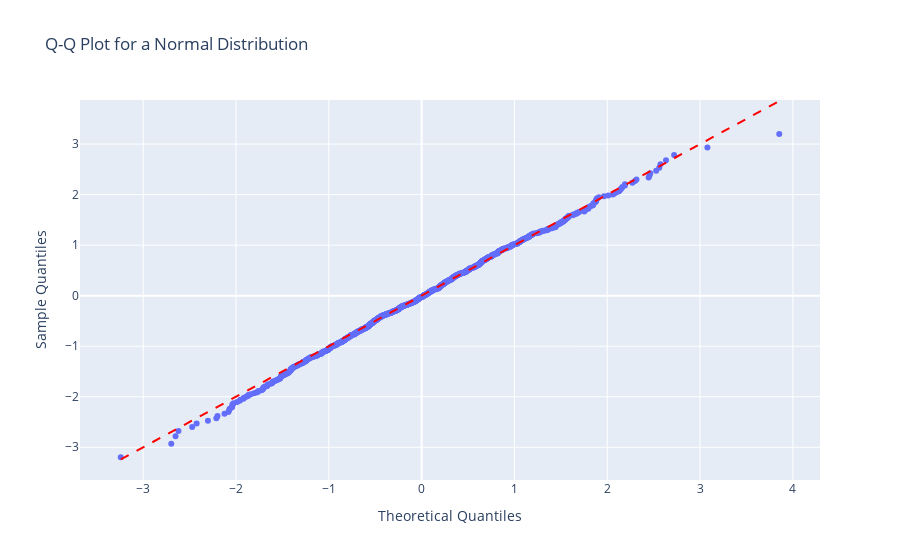

Notebook source saved alongside this figure:
### Code cell
# Generate a plot from a normally ditributed data, our original data is not normal because it does this weird thing in the middle.

# Generate a sample from a normal distribution
np.random.seed(42)
sample = np.random.normal(size=1000)

# Calculate quantiles
quantiles, theoretical_quantiles = stats.probplot(sample, fit=False)

# Create a Q-Q plot using Plotly
fig = go.Figure()

# Scatter plot of quantiles
fig.add_trace(go.Scatter(x=theoretical_quantiles, y=quantiles, mode='markers', name='Q-Q Plot'))

# Add a diagonal line for reference
fig.add_shape(go.layout.Shape(
    type='line',
    x0=np.min(theoretical_quantiles),
    y0=np.min(theoretical_quantiles),
    x1=np.max(theoretical_quantiles),
    y1=np.max(theoretical_quantiles),
    line=dict(color='red', width=2, dash='dash')
))

fig.update_layout(title='Q-Q Plot for a Normal Distribution', xaxis_title='Theoretical Quantiles', yaxis_title='Sample Quantiles')
fig.show()

### Figure 1 — Plotly figure (JSON) as saved in the notebook; plotly's stock layout.template omitted (floating-point values rounded to 4 significant figures; data arrays with more than 128 entries replaced by an {"elided": "..."} marker saying what was removed)
{"data": [{"mode": "markers", "name": "Q-Q Plot", "type": "scatter", "x": {"elided": "1000 float values"}, "y": {"elided": "1000 float values"}}], "layout": {"shapes": [{"line": {"color": "red", "dash": "dash", "width": 2}, "type": "line", "x0": -3.241, "x1": 3.853, "y0": -3.241, "y1": 3.853}], "title": {"text": "Q-Q Plot for a Normal Distribution"}, "xaxis": {"title": {"text": "Theoretical Quantiles"}}, "yaxis": {"title": {"text": "Sample Quantiles"}}}}
